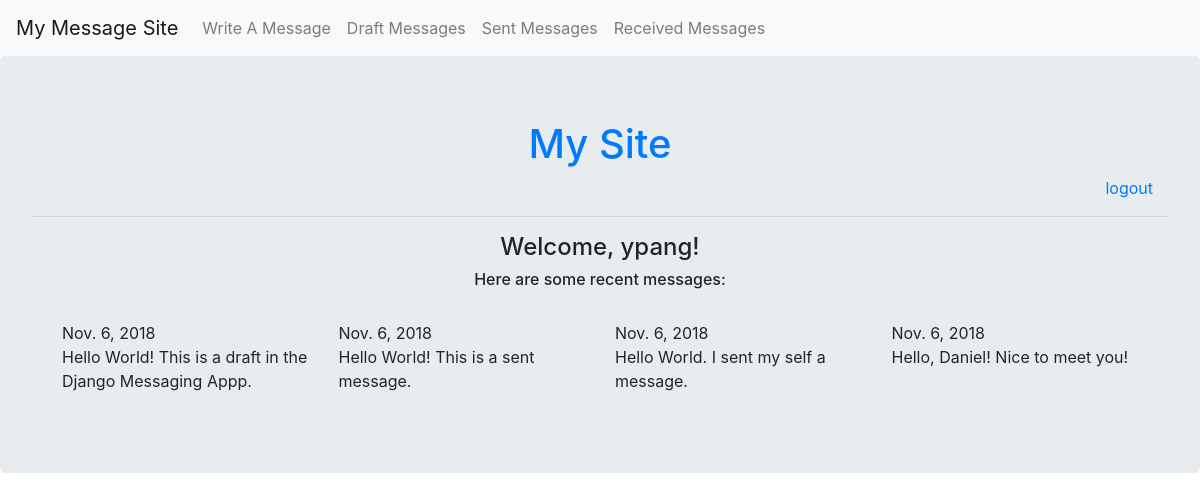
The app's page / (signed in) with its own data.
### messenger/models.py (models this page shows)
class Message(models.Model):
    text = models.TextField()
    draft = models.BooleanField()
    date = models.DateField(auto_now_add=True)
    sender = models.ForeignKey(User, related_name='sent', on_delete=models.CASCADE)
    receiver = models.ForeignKey(User, related_name='received', on_delete=models.CASCADE)

### messenger/views.py (the view)
# urls.py: re_path(r'^$', views.home, name='home'),
@login_required
def home(request):
    messages = Message.objects.filter(sender=request.user)
    return render(request, 'messenger/home.html', {'messages': messages})

### messenger/templates/messenger/home.html
{% extends 'messenger/base.html' %}
{% block content %}
  <div class = "container">
      <h4 class = "d-flex justify-content-center">Welcome, {{ user.username }}!</h4>
      <h6 class = "d-flex justify-content-center">Here are some recent messages: </h6>
      <br>
      <div class = d-flex justify-content-center>
          {% for message in messages %}
            <div class="container">
                {{message.date}}
                <p>{{message.text}}</p>
            </div>
          {% endfor %}
      </div>
  </div>
{% endblock %}

### messenger/templates/messenger/base.html (shortened to what this page needs)
<!DOCTYPE html>
<html lang="en">
  <head>
    <link rel="stylesheet" href="https://stackpath.bootstrapcdn.com/bootstrap/4.1.3/css/bootstrap.min.css">
  </head>
  <body>
    <nav class="navbar navbar-expand-lg navbar-light bg-light" style="width=50%; margin: auto">
        <a class="navbar-brand" href="{% url 'home' %}">My Message Site</a>
        <div class="collapse navbar-collapse" id="navbarNavDropdown">
            <ul class="navbar-nav">
                <li class="nav-item">
                    <a class="nav-link" href="{% url 'message_write' %}">Write A Message</a>
                </li>
                <li class="nav-item">
                    <a class="nav-link" href="{% url 'message_draft' %}">Draft Messages</a>
                </li>
                <li class="nav-item">
                    <a class="nav-link" href="{% url 'message_sent' %}">Sent Messages</a>
                </li>
                <li class="nav-item">
                    <a class="nav-link" href="{% url 'message_received' %}">Received Messages</a>
                </li>
            </ul>
        </div>
    </nav>
    <div class="jumbotron">
        <header class="page-header">
            <div class="container">
                <div class="d-flex justify-content-center">
                    <h1><a style="text-decoration:none;" href="{% url 'home' %}">My Site</a></h1>
                </div>
                <div class="d-flex justify-content-end">
                  {% if user.is_authenticated %}
                    <a href="{% url 'logout' %}">logout</a>
                  {% else %}
                    <a href="{% url 'login' %}">login</a> / <a href="{% url 'signup' %}">signup</a>
                  {% endif %}
                </div>
            </div>
            <hr>
        </header>
        <main class = "d-flex justify-content-center">
          {% block content %}
          {% endblock %}
        </main>
    </div>
  </body>
</html>

### records on screen
Message: date "Nov. 6, 2018", text "Hello World! This is a draft in the Django Messaging Appp."
Message: date "Nov. 6, 2018", text "Hello World! This is a sent message."
Message: date "Nov. 6, 2018", text "Hello World. I sent my self a message."
Message: date "Nov. 6, 2018", text "Hello, Daniel! Nice to meet you!"

### other values on screen
{{ user.username }} "ypang"
